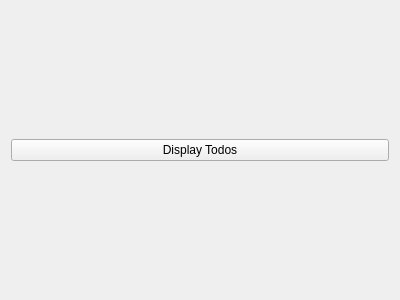
<?xml version="1.0" encoding="UTF-8"?>
<ui version="4.0">
 <class>InfoInteractions</class>
 <widget class="QWidget" name="InfoInteractions">
  <property name="geometry">
   <rect>
    <x>0</x>
    <y>0</y>
    <width>400</width>
    <height>300</height>
   </rect>
  </property>
  <property name="windowTitle">
   <string>Form</string>
  </property>
  <layout class="QGridLayout" name="gridLayout">
   <item row="1" column="0">
    <widget class="QPushButton" name="buttonSwitch">
     <property name="text">
      <string>Display Todos</string>
     </property>
    </widget>
   </item>
   <item row="0" column="0">
    <layout class="QVBoxLayout" name="viewLayout"/>
   </item>
  </layout>
 </widget>
 <resources/>
 <connections/>
</ui>
